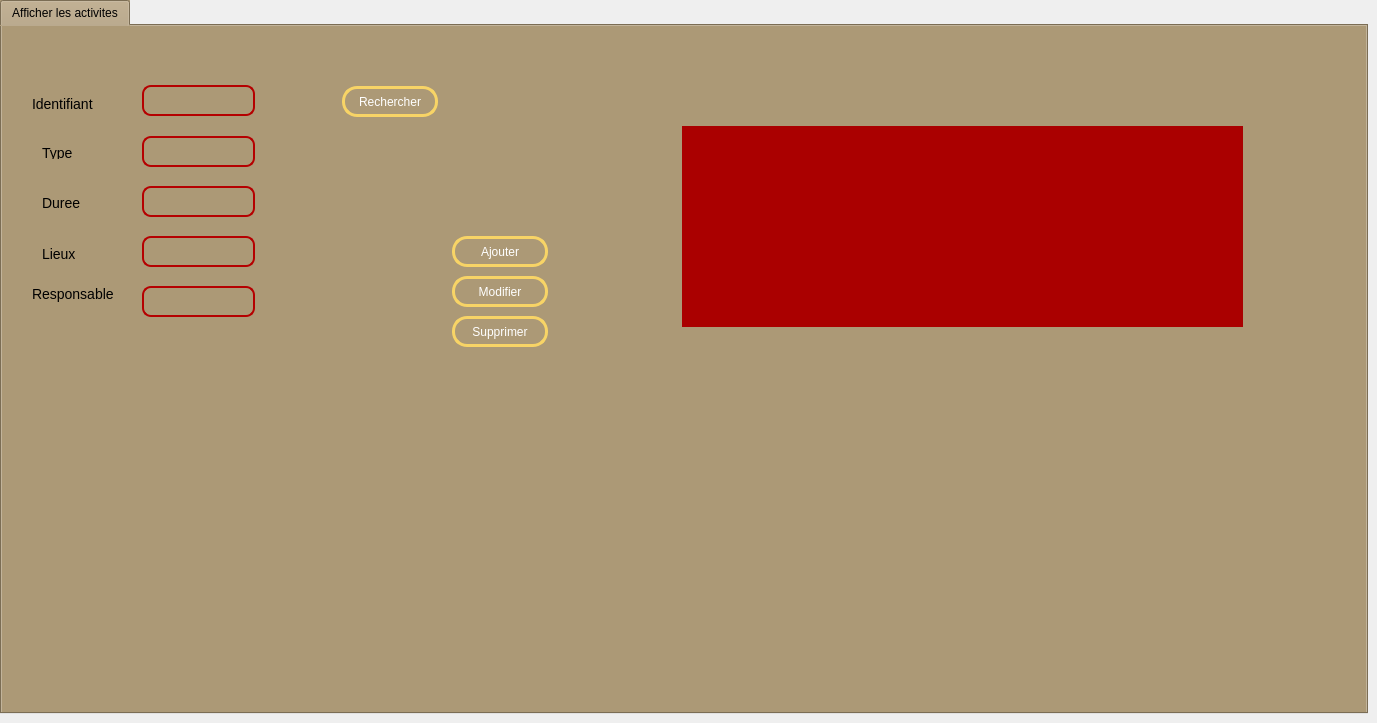
   <widget class="QWidget" name="tab_4">
    <attribute name="title">
     <string>Gestion des Activites</string>
    </attribute>
    <widget class="QTabWidget" name="tabWidget">
     <property name="geometry">
      <rect>
       <x>0</x>
       <y>0</y>
       <width>1368</width>
       <height>714</height>
      </rect>
     </property>
     <property name="styleSheet">
      <string notr="true">*
{
background:#ac9976;
}</string>
     </property>
     <property name="currentIndex">
      <number>0</number>
     </property>
     <widget class="QWidget" name="tab_2">
      <attribute name="title">
       <string>Afficher les activites</string>
      </attribute>
      <widget class="QTableView" name="tablivre">
       <property name="geometry">
        <rect>
         <x>680</x>
         <y>100</y>
         <width>561</width>
         <height>201</height>
        </rect>
       </property>
       <property name="styleSheet">
        <string notr="true">QWidget {
    background-color: #aa0000;
    color: #fffff8;
}
QTableView{border: 6px solid #aa0000; /*other code about padding background stc*/ ;}
QHeaderView::section {
    background-color: #aaaa7f;
    padding: 4px;
    border: 1px solid #fffff8;
    font-size: 8pt;
}

QTableWidget {
    gridline-color: #ff4842;
    font-size: 9pt;
}

QTableWidget QTableCornerButton::section {
    background-color: #ff4842;
    border: 1px solid #fffff8;
}</string>
       </property>
      </widget>
      <widget class="QPushButton" name="pb_ajouter">
       <property name="geometry">
        <rect>
         <x>450</x>
         <y>210</y>
         <width>96</width>
         <height>31</height>
        </rect>
       </property>
       <property name="styleSheet">
        <string notr="true"> QPushButton {
color: #ffffff;
border: 3px solid #f8d466;
font: 8pt &quot;MS Reference Sans Serif&quot;;
border-radius: 15px;
padding: 5px;
background: qradialgradient(cx: 0.3, cy: -0.4,
fx: 0.3, fy: -0.4,
radius: 3, stop: 0 #aa3118, stop: 1 #550000);
min-width: 80px;
}

QPushButton:hover {
background: qradialgradient(cx: 0.3, cy: -0.4,
fx: 0.3, fy: -0.4,
radius: 3, stop: 0 #aa3118, stop: 1 #552a2a);
}

 QPushButton:pressed {
background: qradialgradient(cx: 0.4, cy: -0.1,
fx: 0.4, fy: -0.1,
radius: 3, stop: 0 #aa3118, stop: 1 #554040);
}</string>
       </property>
       <property name="text">
        <string>Ajouter</string>
       </property>
      </widget>
      <widget class="QPushButton" name="pb_supprimer">
       <property name="geometry">
        <rect>
         <x>450</x>
         <y>290</y>
         <width>96</width>
         <height>31</height>
        </rect>
       </property>
       <property name="styleSheet">
        <string notr="true"> QPushButton {
color: #ffffff;
border: 3px solid #f8d466;
font: 8pt &quot;MS Reference Sans Serif&quot;;
border-radius: 15px;
padding: 5px;
background: qradialgradient(cx: 0.3, cy: -0.4,
fx: 0.3, fy: -0.4,
radius: 3, stop: 0 #aa3118, stop: 1 #550000);
min-width: 80px;
}

QPushButton:hover {
background: qradialgradient(cx: 0.3, cy: -0.4,
fx: 0.3, fy: -0.4,
radius: 3, stop: 0 #aa3118, stop: 1 #552a2a);
}

 QPushButton:pressed {
background: qradialgradient(cx: 0.4, cy: -0.1,
fx: 0.4, fy: -0.1,
radius: 3, stop: 0 #aa3118, stop: 1 #554040);
}</string>
       </property>
       <property name="text">
        <string>Supprimer</string>
       </property>
      </widget>
      <widget class="QPushButton" name="pb_modifier">
       <property name="geometry">
        <rect>
         <x>450</x>
         <y>250</y>
         <width>96</width>
         <height>31</height>
        </rect>
       </property>
       <property name="styleSheet">
        <string notr="true"> QPushButton {
color: #ffffff;
border: 3px solid #f8d466;
font: 8pt &quot;MS Reference Sans Serif&quot;;
border-radius: 15px;
padding: 5px;
background: qradialgradient(cx: 0.3, cy: -0.4,
fx: 0.3, fy: -0.4,
radius: 3, stop: 0 #aa3118, stop: 1 #550000);
min-width: 80px;
}

QPushButton:hover {
background: qradialgradient(cx: 0.3, cy: -0.4,
fx: 0.3, fy: -0.4,
radius: 3, stop: 0 #aa3118, stop: 1 #552a2a);
}

 QPushButton:pressed {
background: qradialgradient(cx: 0.4, cy: -0.1,
fx: 0.4, fy: -0.1,
radius: 3, stop: 0 #aa3118, stop: 1 #554040);
}</string>
       </property>
       <property name="text">
        <string>Modifier</string>
       </property>
      </widget>
      <widget class="QPushButton" name="pb_rechercher">
       <property name="geometry">
        <rect>
         <x>340</x>
         <y>60</y>
         <width>96</width>
         <height>31</height>
        </rect>
       </property>
       <property name="styleSheet">
        <string notr="true"> QPushButton {
color: #ffffff;
border: 3px solid #f8d466;
font: 8pt &quot;MS Reference Sans Serif&quot;;
border-radius: 15px;
padding: 5px;
background: qradialgradient(cx: 0.3, cy: -0.4,
fx: 0.3, fy: -0.4,
radius: 3, stop: 0 #aa3118, stop: 1 #550000);
min-width: 80px;
}

QPushButton:hover {
background: qradialgradient(cx: 0.3, cy: -0.4,
fx: 0.3, fy: -0.4,
radius: 3, stop: 0 #aa3118, stop: 1 #552a2a);
}

 QPushButton:pressed {
background: qradialgradient(cx: 0.4, cy: -0.1,
fx: 0.4, fy: -0.1,
radius: 3, stop: 0 #aa3118, stop: 1 #554040);
}</string>
       </property>
       <property name="text">
        <string>Rechercher</string>
       </property>
      </widget>
      <widget class="QLineEdit" name="lineEdit_responsable">
       <property name="geometry">
        <rect>
         <x>140</x>
         <y>260</y>
         <width>113</width>
         <height>31</height>
        </rect>
       </property>
       <property name="styleSheet">
        <string notr="true">QLineEdit
{
border-radius:9px;
border: 2px solid #b50000;
background: qradialgradient(cx: 0.3, cy: -0.4,
fx: 0.0, fy: -0.0,
radius: 1.89, stop: 0 #ffffff, stop: 1 #999);
}
</string>
       </property>
      </widget>
      <widget class="QLabel" name="label_9">
       <property name="geometry">
        <rect>
         <x>30</x>
         <y>260</y>
         <width>101</width>
         <height>16</height>
        </rect>
       </property>
       <property name="styleSheet">
        <string notr="true">*
{
font:  4px &quot;Yu Gothic UI Semibold&quot;;
font-size:14px;

}</string>
       </property>
       <property name="text">
        <string>Responsable</string>
       </property>
      </widget>
      <widget class="QLineEdit" name="lineEdit_id_activite">
       <property name="geometry">
        <rect>
         <x>140</x>
         <y>59</y>
         <width>113</width>
         <height>31</height>
        </rect>
       </property>
       <property name="styleSheet">
        <string notr="true">QLineEdit
{
border-radius:9px;
border: 2px solid #b50000;
background: qradialgradient(cx: 0.3, cy: -0.4,
fx: 0.0, fy: -0.0,
radius: 1.89, stop: 0 #ffffff, stop: 1 #999);
}
</string>
       </property>
      </widget>
      <widget class="QLabel" name="label">
       <property name="geometry">
        <rect>
         <x>30</x>
         <y>70</y>
         <width>81</width>
         <height>16</height>
        </rect>
       </property>
       <property name="styleSheet">
        <string notr="true">*
{
font:  4px &quot;Yu Gothic UI Semibold&quot;;
font-size:14px;

}</string>
       </property>
       <property name="text">
        <string>Identifiant</string>
       </property>
      </widget>
      <widget class="QLineEdit" name="lineEdit_type">
       <property name="geometry">
        <rect>
         <x>140</x>
         <y>110</y>
         <width>113</width>
         <height>31</height>
        </rect>
       </property>
       <property name="styleSheet">
        <string notr="true">QLineEdit
{
border-radius:9px;
border: 2px solid #b50000;
background: qradialgradient(cx: 0.3, cy: -0.4,
fx: 0.0, fy: -0.0,
radius: 1.89, stop: 0 #ffffff, stop: 1 #999);
}
</string>
       </property>
      </widget>
      <widget class="QLabel" name="label_2">
       <property name="geometry">
        <rect>
         <x>40</x>
         <y>120</y>
         <width>47</width>
         <height>13</height>
        </rect>
       </property>
       <property name="styleSheet">
        <string notr="true">*
{
font:  4px &quot;Yu Gothic UI Semibold&quot;;
font-size:14px;

}</string>
       </property>
       <property name="text">
        <string>Type</string>
       </property>
      </widget>
      <widget class="QLineEdit" name="lineEdit_lieux">
       <property name="geometry">
        <rect>
         <x>140</x>
         <y>210</y>
         <width>113</width>
         <height>31</height>
        </rect>
       </property>
       <property name="styleSheet">
        <string notr="true">QLineEdit
{
border-radius:9px;
border: 2px solid #b50000;
background: qradialgradient(cx: 0.3, cy: -0.4,
fx: 0.0, fy: -0.0,
radius: 1.89, stop: 0 #ffffff, stop: 1 #999);
}
</string>
       </property>
      </widget>
      <widget class="QLabel" name="label_4">
       <property name="geometry">
        <rect>
         <x>40</x>
         <y>220</y>
         <width>61</width>
         <height>16</height>
        </rect>
       </property>
       <property name="styleSheet">
        <string notr="true">*
{
font:  4px &quot;Yu Gothic UI Semibold&quot;;
font-size:14px;

}</string>
       </property>
       <property name="text">
        <string>Lieux</string>
       </property>
      </widget>
      <widget class="QLineEdit" name="lineEdit_duree">
       <property name="geometry">
        <rect>
         <x>140</x>
         <y>160</y>
         <width>113</width>
         <height>31</height>
        </rect>
       </property>
       <property name="styleSheet">
        <string notr="true">QLineEdit
{
border-radius:9px;
border: 2px solid #b50000;
background: qradialgradient(cx: 0.3, cy: -0.4,
fx: 0.0, fy: -0.0,
radius: 1.89, stop: 0 #ffffff, stop: 1 #999);
}
</string>
       </property>
      </widget>
      <widget class="QLabel" name="label_3">
       <property name="geometry">
        <rect>
         <x>40</x>
         <y>170</y>
         <width>47</width>
         <height>13</height>
        </rect>
       </property>
       <property name="styleSheet">
        <string notr="true">*
{
font:  4px &quot;Yu Gothic UI Semibold&quot;;
font-size:14px;

}</string>
       </property>
       <property name="text">
        <string>Duree</string>
       </property>
      </widget>
     </widget>
    </widget>
   </widget>
